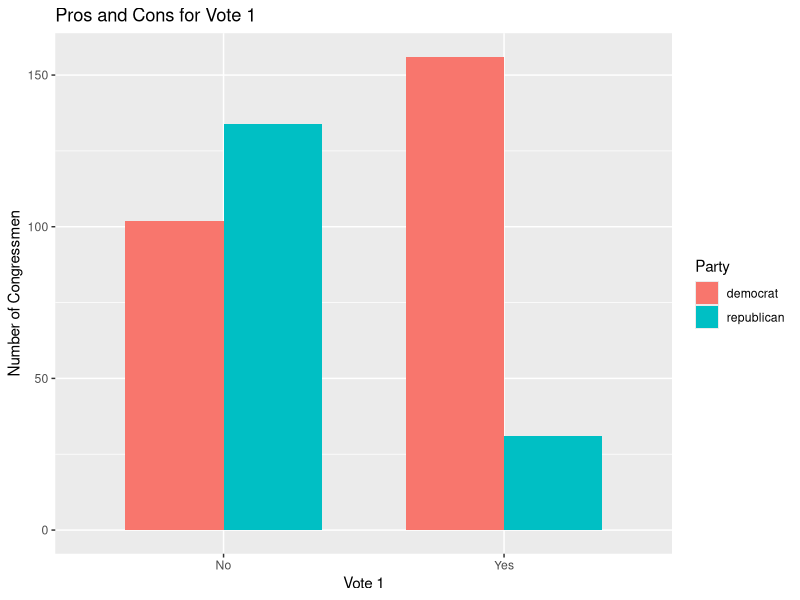
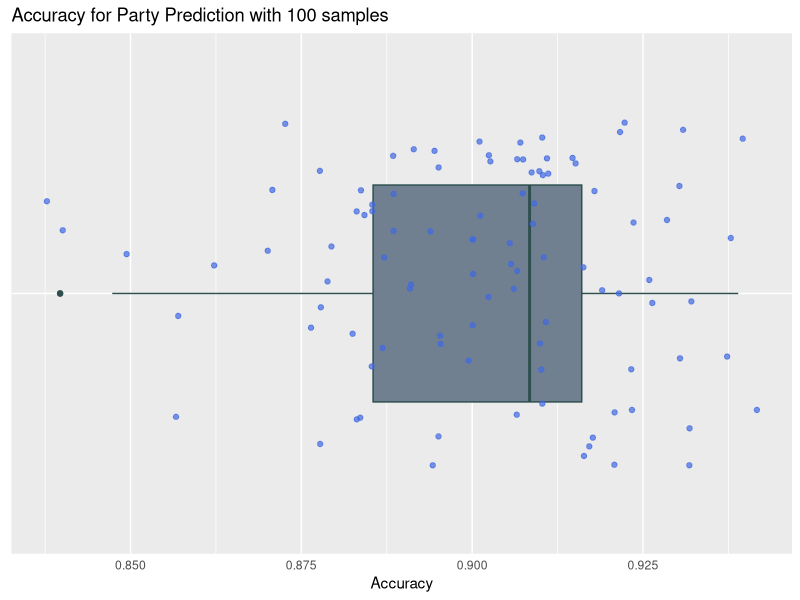

The R script that drew these images, in order:
#### 나이브베이즈(Naive Bayes) ####

# 베이즈정리(Bayes' theorem) 바탕으로
# 관심 있는 사건이 발생할 확률 추정
# 사전에 알고 있는 정보(예측변수)를 바탕으로
# 특정 사건(결과변수)이 발생할 확률을 계산
# 사건에 해당하는 결과변수는 범주형 변수이어야 하며,
# 예측변수는 범주형 변수를 가정

# 경험에 기반한 선험적, 불확실성 내포하는 수치 기반
# 추가정보를 바탕으로 사전확률 갱신
# 귀납적 추론 방법

#packages install (신비한 방법)
if(require("mlbench")   == F) install.packages("mlbench")
if(require("dplyr")     == F) install.packages("dplyr")
if(require("MASS")      == F) install.packages("MASS")
if(require("e1071")     == F) install.packages("e1071")

# 라이브러리
library(mlbench)
library(dplyr)
library(MASS)
library(e1071)

# 데이터
set.seed(1234)

data("HouseVotes84")
votes <- HouseVotes84
str(votes)

# 16개 안건에 대한 찬성반대로 구분되어 있음 (n,y 1,2)
# 각 국회 소속 정당에 대한 정보 저장 (class)
# 안건에 대한 찬성반대로 소속정당을 예측할 수 있을까?
# 찬반 투표결과에 따른 정당차이

# 첫 번째 안건 확인해보겠다.

library(ggplot2)
vote1 <- na.omit(votes[,c(1,2)])              # 결측값 제외한 저장
vote1$V1 <- factor(vote1$V1,                  # 
                  levels = c("n", "y"),       # 
                  labels = c("No", "Yes"))    #                   
ggplot(vote1, aes(x=V1, fill=Class)) +        # 정당별로 다른 색으로 표현(fill)
  geom_bar(position = "dodge", width = 0.7) + # 막대그래프
  labs(title = "Pros and Cons for Vote 1",    # 
       x = "Vote 1",
       y = "Number of Congressmen",
       fill = "Party")                        # 정당별 다른 색

# 국회의원들 투표 성향에 따라 예측할 수 있겠다!

# 분석 전 결측값 제거
head(votes) 
sum(is.na(votes))

# col 안건 cls 정당
naCount <- function(col, cls) {
  return(sum(is.na(votes[,col]) & votes$Class==cls))  # T 값 합산하여 출력
}
naCount(2, "democrat") # 2번째 열(1번째 안건)에 대한 민주당 결측값
naCount(2, "republican") # 2번째 열(1번째 안건)에 대한 공화당 결측값

# 결측값을 안건찬성비율로 대체
yesProb <- function(col, cls) {
  sum.y <- sum(votes[,col]=="y" & votes$Class==cls, na.rm = T)
  sum.n <- sum(votes[,col]=="n" & votes$Class==cls, na.rm = T)
  return(sum.y/sum.y+sum.n)
}
yesProb (2, "democrat")
yesProb (2, "republican")

set.seed(123) # 난수 초기값 설정
for (i in 2:ncol(votes)) {
  if(sum(is.na(votes[,i])) > 0) {  # 찬성 또는 반대로 채운다
    d.na <- which(is.na(votes[,i]) & votes$Class=="democrat") # 대체할 행 추출
    r.na <- which(is.na(votes[,i]) & votes$Class=="republican")
    votes[d.na, i] <- ifelse(runif(naCount(i, "democrat"))
                             < yesProb(i, "democrat"), "y", "n") # 찬성비율과 비교
    votes[r.na, i] <- ifelse(runif(naCount(i, "republican"))
                             < yesProb(i, "republican"), "y", "n")
  }
}

sum(is.na(votes))
head(votes)

set.seed(123)
train <- sample(nrow(votes), 0.7*nrow(votes))
votes.train <- votes[train,]
votes.test <- votes[-train,]
table(votes.train$Class)
table(votes.test$Class)
# 비슷비슷하게 선정

install.packages("e1071")
library(e1071)
votes.nb <- naiveBayes(Class ~ ., data=votes.train)

votes.nb # 각 안건별 찬반비율

# 얼마나 맞아 떨어지는가 확인
votes.nb.pred <- predict(votes.nb, newdata = votes.test[,-1])
head(votes.nb.pred)

table(votes.test$Class, votes.nb.pred, dnn = c("Actual", "Predicted"))
mean(votes.nb.pred==votes.test$Class)

# 확률 예측
votes.nb.pred <- predict(votes.nb, newdata = votes.test[,-1], type = "raw")
# 타입에 로우 입력하면 각 클래스 별 예측확률이 나온다
head(votes.nb.pred)

votes.nb.pred <- factor(votes.nb.pred[,"republican"] > 0.5, # 임계값 설정
                        levels = c(FALSE, TRUE),
                        labels = c("democrat", "republican"))
head(votes.nb.pred)
table(votes.test$Class, votes.nb.pred, dnn = c("Actual", "Predicted"))
mean(votes.nb.pred==votes.test$Class)
# 프레딕트랑 값 같다
# 프레딕트도 임계값 0.5이기 때문

# 교차검증 방법 : 여러번 검증
nbRuns <- function(fraction, run) {
  results <- NULL
  for (i in 1:run) {
    train <- sample(nrow(votes), fraction*nrow(votes))
    votes.train <- votes[train,]
    votes.test <- votes[-train,]
    votes.nb <- naiveBayes(Class ~ ., data=votes.train)
    votes.nb.pred <- predict(votes.nb, newdata = votes.test[,-1])
    results[i] <- mean(votes.nb.pred==votes.test$Class)
  }
  return(results)
}

# 비율과 시행횟수 지정
votes.nb.cv <- nbRuns(0.7, 100)
votes.nb.cv
summary(votes.nb.cv)
# 90.1퍼센터 정도의 정확도를 보인다.

# 얼마나 정확한가? 시각화
library(ggplot2)
ggplot(data.frame(acc=votes.nb.cv), aes(x="", y=acc)) +
  geom_boxplot(fill="slategray", color="darkslategray", width=0.5) +
  geom_point(position="jitter", color="royalblue", alpha=0.7) +
  labs(title="Accuracy for Party Prediction with 100 samples",
       y="Accuracy") +
  coord_flip() +
  theme(axis.title.y = element_blank(),
        axis.text.y = element_blank(),
        axis.ticks = element_blank())
